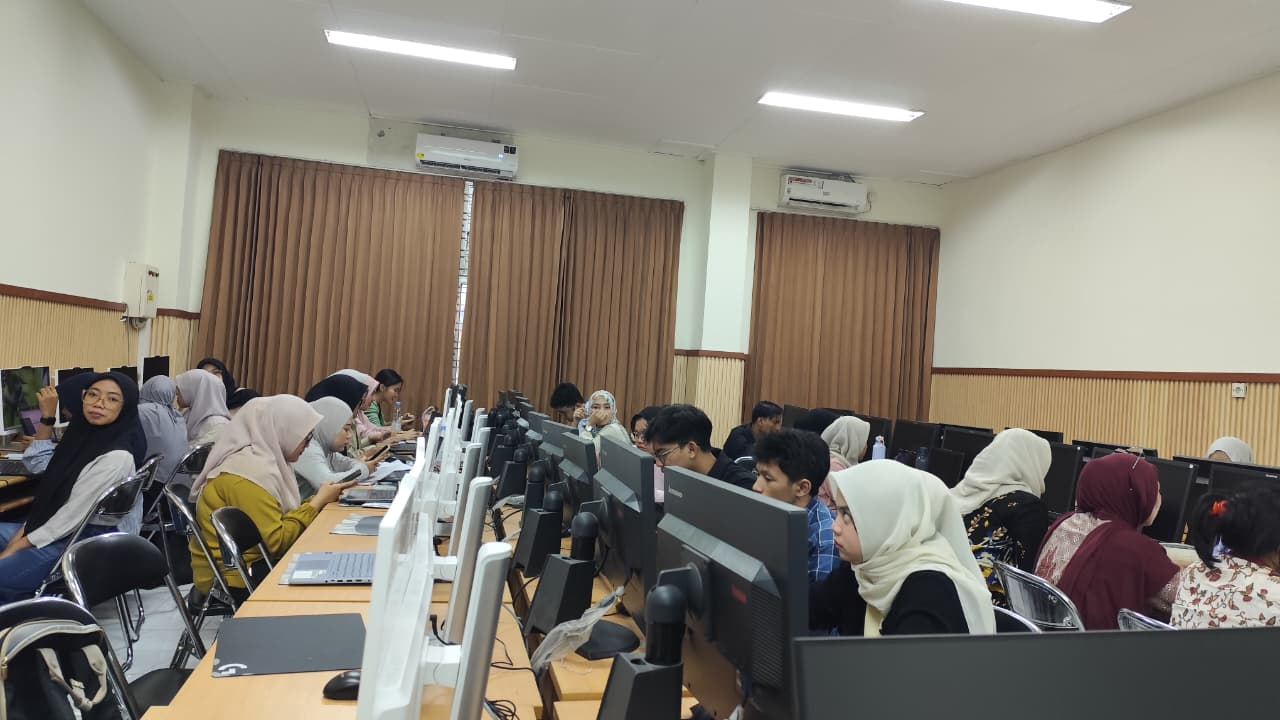
#> input picture pertemuan1/gambar_soal.jpeg, 1280 x 720 px
$ python tugas_kelompok.py
#> lines starting #> are read from the running program, lines starting #| are printed output that depends on the picture; after the words box and inside, x2 and y2 are one past the last pixel; in counts of white or black regions, pixels touching at a corner belong together
import cv2 as cv
import os

# Membuat folder penyimpanan jika belum ada
folder_output = 'tugas_kelompok_10'
os.makedirs(folder_output, exist_ok=True)

# Membaca citra berwarna
img_rgb = cv.imread('gambar_soal.jpeg', cv.IMREAD_COLOR)
#> img_rgb is the input picture: shape (720, 1280, 3); mean B, G, R 117.2, 127.4, 133.3

# Membaca citra grayscale
img_gray = cv.imread('gambar_soal.jpeg', cv.IMREAD_GRAYSCALE)
#> img_gray: shape (720, 1280); min 0, max 255, mean 128

# Membaca citra biner tiap nilai threshold (10 sampai 240)
_, img_binary_10 = cv.threshold(img_gray, 10, 255, cv.THRESH_BINARY)
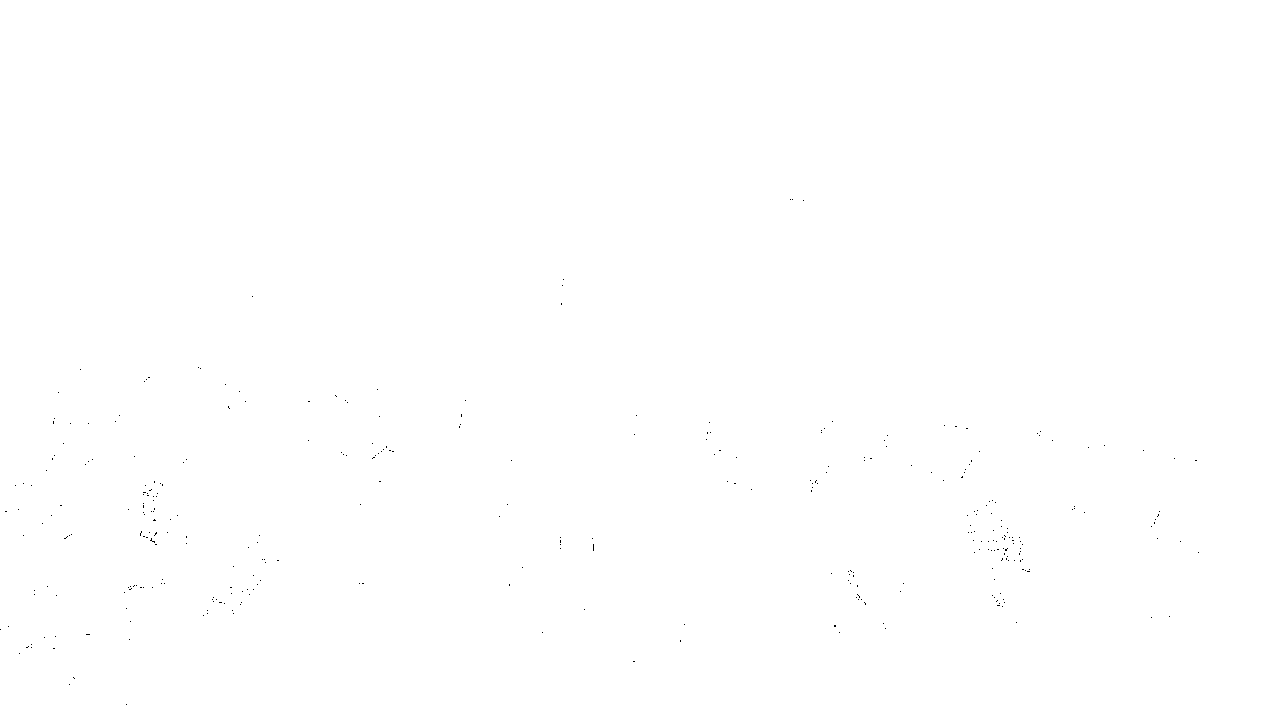
#> img_binary_10: shape (720, 1280); 99.9% white; black in thin lines or dots, all inside (x1, y1, x2, y2) = (0, 199, 1199, 705)
_, img_binary_20 = cv.threshold(img_gray, 20, 255, cv.THRESH_BINARY)
#> img_binary_20: shape (720, 1280); 98.5% white; 1191 black regions (1134 under 20 px), largest, box (x1, y1, x2, y2) and area: (809, 562, 866, 635) 2596, (9, 642, 44, 701) 925, (42, 632, 96, 686) 712
_, img_binary_30 = cv.threshold(img_gray, 30, 255, cv.THRESH_BINARY)
#> img_binary_30: shape (720, 1280); 93.6% white; 1156 black regions (1021 under 20 px), largest, box (x1, y1, x2, y2) and area: (0, 375, 139, 537) 6562, (880, 570, 969, 635) 3803, (5, 631, 100, 720) 3678
_, img_binary_40 = cv.threshold(img_gray, 40, 255, cv.THRESH_BINARY)
#> img_binary_40: shape (720, 1280); 89.2% white; 940 black regions (817 under 20 px), largest, box (x1, y1, x2, y2) and area: (645, 561, 794, 720) 10677, (0, 368, 157, 537) 8458, (1141, 457, 1280, 569) 7919
_, img_binary_50 = cv.threshold(img_gray, 50, 255, cv.THRESH_BINARY)
#> img_binary_50: shape (720, 1280); 85.7% white; 890 black regions (786 under 20 px), largest, box (x1, y1, x2, y2) and area: (625, 515, 904, 720) 23790, (631, 401, 995, 510) 13488, (1141, 457, 1280, 569) 10323
_, img_binary_60 = cv.threshold(img_gray, 60, 255, cv.THRESH_BINARY)
#> img_binary_60: shape (720, 1280); 81.1% white; 946 black regions (837 under 20 px), largest, box (x1, y1, x2, y2) and area: (604, 509, 1280, 720) 47400, (963, 430, 1280, 630) 30822, (481, 391, 685, 659) 18881
_, img_binary_70 = cv.threshold(img_gray, 70, 255, cv.THRESH_BINARY)
#> img_binary_70: shape (720, 1280); 76.2% white; 897 black regions (755 under 20 px), largest, box (x1, y1, x2, y2) and area: (480, 390, 1280, 720) 94924, (963, 430, 1280, 630) 32122, (630, 225, 996, 510) 17813
_, img_binary_80 = cv.threshold(img_gray, 80, 255, cv.THRESH_BINARY)
#> img_binary_80: shape (720, 1280); 72.9% white; 783 black regions (664 under 20 px), largest, box (x1, y1, x2, y2) and area: (473, 189, 1280, 720) 136686, (963, 429, 1280, 631) 32936, (3, 442, 250, 720) 24761
_, img_binary_90 = cv.threshold(img_gray, 90, 255, cv.THRESH_BINARY)
#> img_binary_90: shape (720, 1280); 69.8% white; 664 black regions (567 under 20 px), largest, box (x1, y1, x2, y2) and area: (437, 176, 1280, 720) 154160, (0, 366, 250, 720) 40275, (963, 429, 1280, 631) 34403
_, img_binary_100 = cv.threshold(img_gray, 100, 255, cv.THRESH_BINARY)
#> img_binary_100: shape (720, 1280); 65.9% white; 611 black regions (536 under 20 px), largest, box (x1, y1, x2, y2) and area: (156, 150, 1280, 720) 250635, (0, 366, 251, 720) 48868, (217, 504, 310, 593) 2954
_, img_binary_110 = cv.threshold(img_gray, 110, 255, cv.THRESH_BINARY)
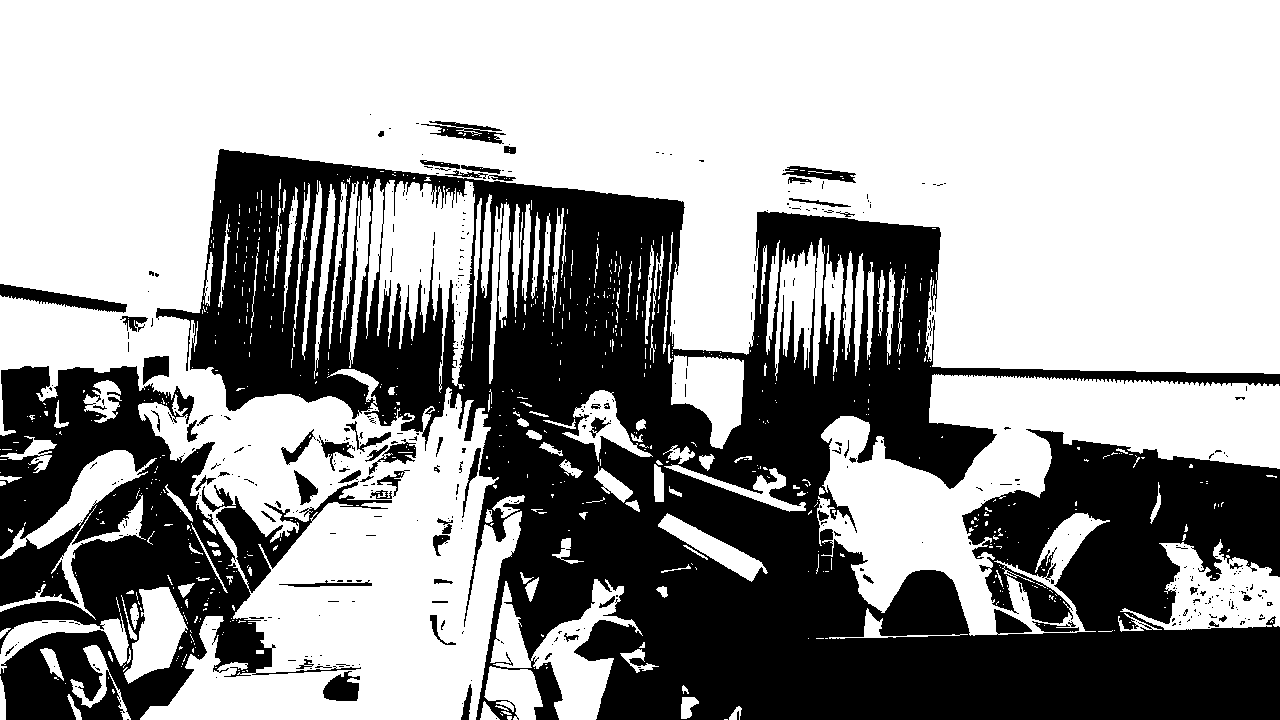
#> img_binary_110: shape (720, 1280); 61.4% white; 457 black regions (385 under 20 px), largest, box (x1, y1, x2, y2) and area: (156, 149, 1280, 720) 285660, (0, 366, 392, 720) 57959, (0, 284, 127, 313) 1378
_, img_binary_120 = cv.threshold(img_gray, 120, 255, cv.THRESH_BINARY)
#> img_binary_120: shape (720, 1280); 57.3% white; 449 black regions (385 under 20 px), largest, box (x1, y1, x2, y2) and area: (156, 149, 1280, 720) 312533, (0, 356, 392, 720) 67014, (0, 284, 128, 314) 1447
_, img_binary_130 = cv.threshold(img_gray, 130, 255, cv.THRESH_BINARY)
#> img_binary_130: shape (720, 1280); 54.6% white; 484 black regions (418 under 20 px), largest, box (x1, y1, x2, y2) and area: (0, 149, 1280, 720) 406444, (409, 118, 516, 154) 1653, (0, 284, 128, 315) 1533
_, img_binary_140 = cv.threshold(img_gray, 140, 255, cv.THRESH_BINARY)
#> img_binary_140: shape (720, 1280); 51.3% white; 499 black regions (433 under 20 px), largest, box (x1, y1, x2, y2) and area: (0, 148, 1280, 720) 426886, (60, 0, 188, 98) 3630, (368, 108, 520, 155) 3347
_, img_binary_150 = cv.threshold(img_gray, 150, 255, cv.THRESH_BINARY)
#> img_binary_150: shape (720, 1280); 45.1% white; 704 white regions (564 under 20 px), largest, box (x1, y1, x2, y2) and area: (0, 0, 1280, 354) 200831, (933, 79, 1280, 373) 76925, (140, 388, 522, 720) 44409
_, img_binary_160 = cv.threshold(img_gray, 160, 255, cv.THRESH_BINARY)
#> img_binary_160: shape (720, 1280); 34.4% white; 899 white regions (713 under 20 px), largest, box (x1, y1, x2, y2) and area: (933, 96, 1280, 373) 73755, (0, 0, 449, 317) 51699, (755, 0, 1280, 144) 49051
_, img_binary_170 = cv.threshold(img_gray, 170, 255, cv.THRESH_BINARY)
#> img_binary_170: shape (720, 1280); 26.3% white; 959 white regions (817 under 20 px), largest, box (x1, y1, x2, y2) and area: (934, 111, 1280, 373) 70775, (0, 0, 216, 317) 45746, (141, 388, 516, 720) 39483
_, img_binary_180 = cv.threshold(img_gray, 180, 255, cv.THRESH_BINARY)
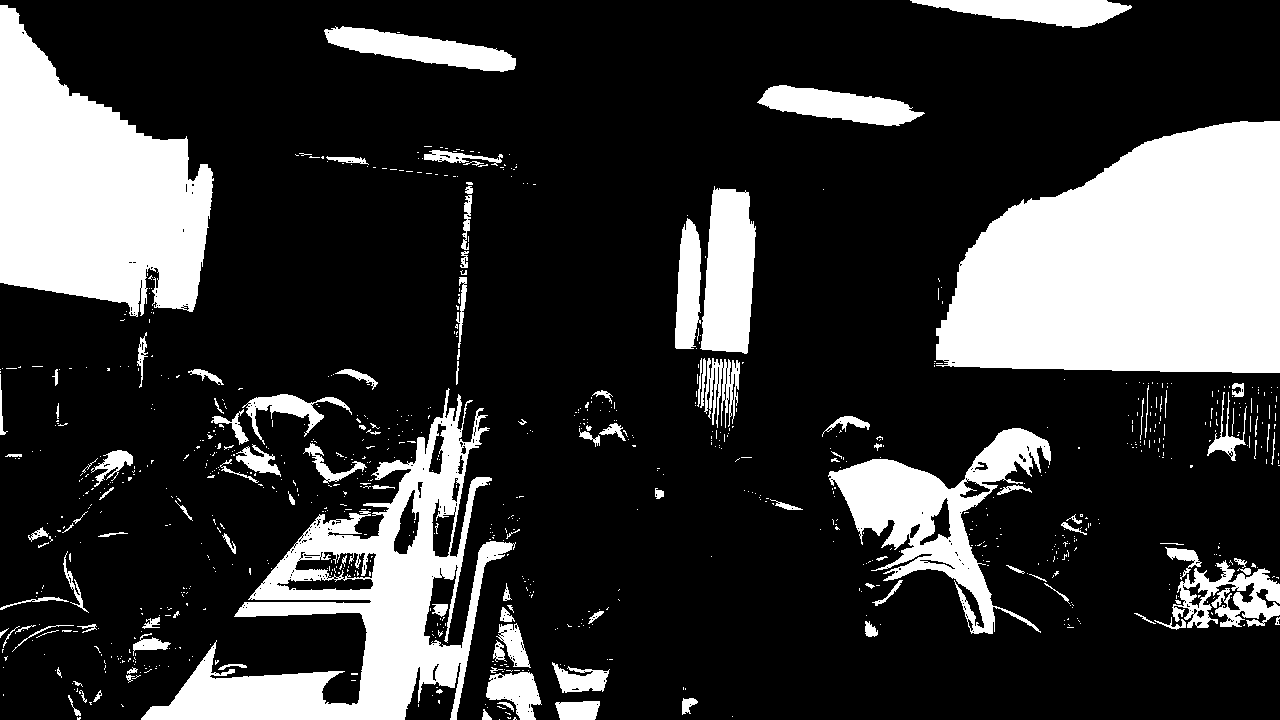
#> img_binary_180: shape (720, 1280); 22.1% white; 904 white regions (780 under 20 px), largest, box (x1, y1, x2, y2) and area: (936, 121, 1280, 373) 66524, (0, 5, 214, 317) 40867, (141, 388, 516, 720) 35787
_, img_binary_190 = cv.threshold(img_gray, 190, 255, cv.THRESH_BINARY)
#> img_binary_190: shape (720, 1280); 17.2% white; 828 white regions (731 under 20 px), largest, box (x1, y1, x2, y2) and area: (966, 132, 1280, 373) 58945, (141, 388, 513, 720) 30169, (0, 64, 187, 309) 27698
_, img_binary_200 = cv.threshold(img_gray, 200, 255, cv.THRESH_BINARY)
#> img_binary_200: shape (720, 1280); 11.7% white; 642 white regions (567 under 20 px), largest, box (x1, y1, x2, y2) and area: (1005, 149, 1280, 373) 48028, (213, 388, 512, 720) 21124, (0, 136, 80, 296) 6625
_, img_binary_210 = cv.threshold(img_gray, 210, 255, cv.THRESH_BINARY)
#> img_binary_210: shape (720, 1280); 6.2% white; 538 white regions (477 under 20 px), largest, box (x1, y1, x2, y2) and area: (1084, 216, 1280, 373) 22335, (354, 388, 459, 719) 9119, (702, 208, 754, 352) 5948
_, img_binary_220 = cv.threshold(img_gray, 220, 255, cv.THRESH_BINARY)
#> img_binary_220: shape (720, 1280); 2.3% white; 396 white regions (357 under 20 px), largest, box (x1, y1, x2, y2) and area: (702, 218, 748, 352) 4858, (375, 513, 432, 714) 2834, (325, 30, 516, 69) 2538
_, img_binary_230 = cv.threshold(img_gray, 230, 255, cv.THRESH_BINARY)
#> img_binary_230: shape (720, 1280); 1.3% white; 248 white regions (223 under 20 px), largest, box (x1, y1, x2, y2) and area: (325, 30, 516, 69) 2432, (944, 0, 1131, 22) 2176, (759, 92, 924, 121) 2013
_, img_binary_240 = cv.threshold(img_gray, 240, 255, cv.THRESH_BINARY)
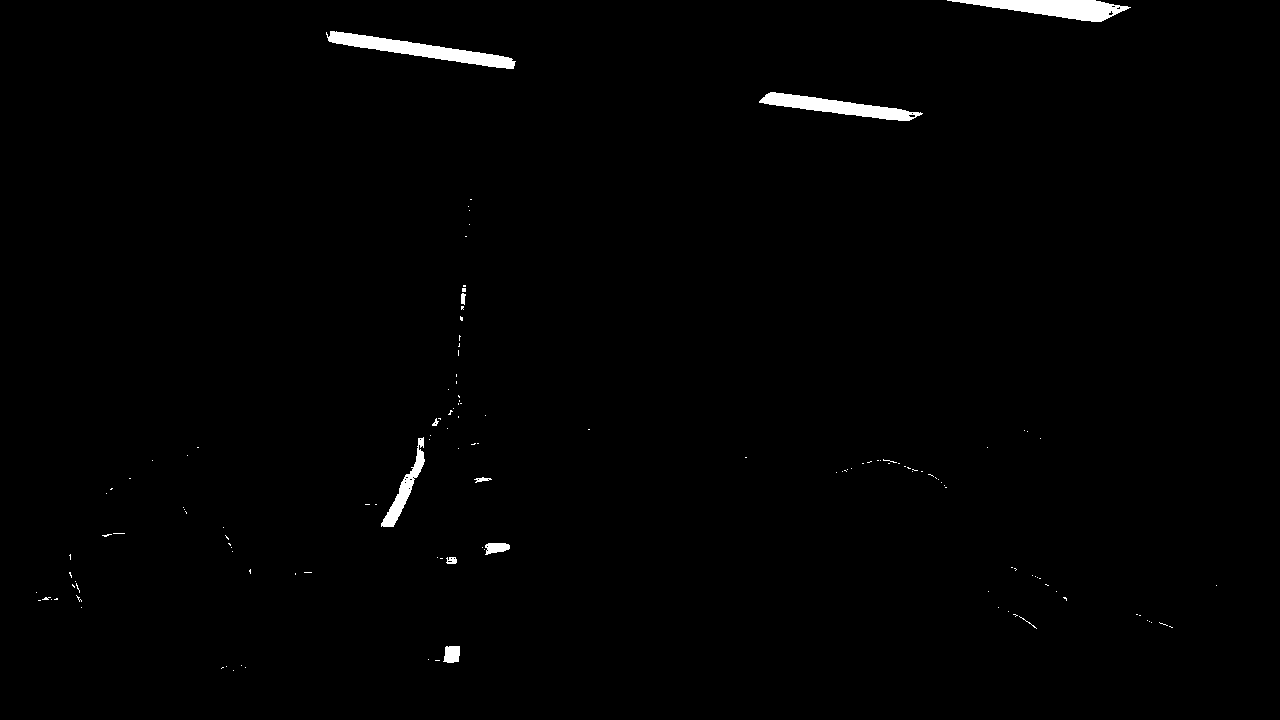
#> img_binary_240: shape (720, 1280); 0.91% white; 135 white regions (124 under 20 px), largest, box (x1, y1, x2, y2) and area: (326, 31, 516, 69) 2321, (947, 0, 1131, 22) 2116, (759, 92, 923, 121) 1880

# Menyimpan hasil grayscale ke dalam folder
cv.imwrite(f'{folder_output}/Kelas_grayscale.jpg', img_gray)

# Menyimpan hasil citra biner tiap rentang ke dalam folder
cv.imwrite(f'{folder_output}/Kelas_binary_10.jpg', img_binary_10)
cv.imwrite(f'{folder_output}/Kelas_binary_20.jpg', img_binary_20)
cv.imwrite(f'{folder_output}/Kelas_binary_30.jpg', img_binary_30)
cv.imwrite(f'{folder_output}/Kelas_binary_40.jpg', img_binary_40)
cv.imwrite(f'{folder_output}/Kelas_binary_50.jpg', img_binary_50)
cv.imwrite(f'{folder_output}/Kelas_binary_60.jpg', img_binary_60)
cv.imwrite(f'{folder_output}/Kelas_binary_70.jpg', img_binary_70)
cv.imwrite(f'{folder_output}/Kelas_binary_80.jpg', img_binary_80)
cv.imwrite(f'{folder_output}/Kelas_binary_90.jpg', img_binary_90)
cv.imwrite(f'{folder_output}/Kelas_binary_100.jpg', img_binary_100)
cv.imwrite(f'{folder_output}/Kelas_binary_110.jpg', img_binary_110)
cv.imwrite(f'{folder_output}/Kelas_binary_120.jpg', img_binary_120)
cv.imwrite(f'{folder_output}/Kelas_binary_130.jpg', img_binary_130)
cv.imwrite(f'{folder_output}/Kelas_binary_140.jpg', img_binary_140)
cv.imwrite(f'{folder_output}/Kelas_binary_150.jpg', img_binary_150)
cv.imwrite(f'{folder_output}/Kelas_binary_160.jpg', img_binary_160)
cv.imwrite(f'{folder_output}/Kelas_binary_170.jpg', img_binary_170)
cv.imwrite(f'{folder_output}/Kelas_binary_180.jpg', img_binary_180)
cv.imwrite(f'{folder_output}/Kelas_binary_190.jpg', img_binary_190)
cv.imwrite(f'{folder_output}/Kelas_binary_200.jpg', img_binary_200)
cv.imwrite(f'{folder_output}/Kelas_binary_210.jpg', img_binary_210)
cv.imwrite(f'{folder_output}/Kelas_binary_220.jpg', img_binary_220)
cv.imwrite(f'{folder_output}/Kelas_binary_230.jpg', img_binary_230)
cv.imwrite(f'{folder_output}/Kelas_binary_240.jpg', img_binary_240)

# Menampilkan citra
cv.imshow('Citra Berwarna', img_rgb)
cv.imshow('Citra Grayscale', img_gray)
cv.imshow('Citra Biner 10', img_binary_10)
cv.imshow('Citra Biner 20', img_binary_20)
cv.imshow('Citra Biner 30', img_binary_30)
cv.imshow('Citra Biner 40', img_binary_40)
cv.imshow('Citra Biner 50', img_binary_50)
cv.imshow('Citra Biner 60', img_binary_60)
cv.imshow('Citra Biner 70', img_binary_70)
cv.imshow('Citra Biner 80', img_binary_80)
cv.imshow('Citra Biner 90', img_binary_90)
cv.imshow('Citra Biner 100', img_binary_100)
cv.imshow('Citra Biner 110', img_binary_110)
cv.imshow('Citra Biner 120', img_binary_120)
cv.imshow('Citra Biner 130', img_binary_130)
cv.imshow('Citra Biner 140', img_binary_140)
cv.imshow('Citra Biner 150', img_binary_150)
cv.imshow('Citra Biner 160', img_binary_160)
cv.imshow('Citra Biner 170', img_binary_170)
cv.imshow('Citra Biner 180', img_binary_180)
cv.imshow('Citra Biner 190', img_binary_190)
cv.imshow('Citra Biner 200', img_binary_200)
cv.imshow('Citra Biner 210', img_binary_210)
cv.imshow('Citra Biner 220', img_binary_220)
cv.imshow('Citra Biner 230', img_binary_230)
cv.imshow('Citra Biner 240', img_binary_240)

cv.waitKey(0)
cv.destroyAllWindows()
